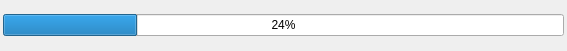
<?xml version="1.0" encoding="UTF-8"?>
<ui version="4.0">
 <class>Dialog</class>
 <widget class="QDialog" name="Dialog">
  <property name="windowModality">
   <enum>Qt::ApplicationModal</enum>
  </property>
  <property name="geometry">
   <rect>
    <x>0</x>
    <y>0</y>
    <width>567</width>
    <height>51</height>
   </rect>
  </property>
  <property name="sizePolicy">
   <sizepolicy hsizetype="Minimum" vsizetype="Minimum">
    <horstretch>0</horstretch>
    <verstretch>0</verstretch>
   </sizepolicy>
  </property>
  <property name="windowTitle">
   <string>Progress</string>
  </property>
  <property name="modal">
   <bool>true</bool>
  </property>
  <layout class="QHBoxLayout" name="horizontalLayout">
   <property name="leftMargin">
    <number>3</number>
   </property>
   <property name="topMargin">
    <number>3</number>
   </property>
   <property name="rightMargin">
    <number>3</number>
   </property>
   <property name="bottomMargin">
    <number>3</number>
   </property>
   <item>
    <widget class="QProgressBar" name="progressBar">
     <property name="value">
      <number>24</number>
     </property>
    </widget>
   </item>
  </layout>
 </widget>
 <resources/>
 <connections/>
</ui>
